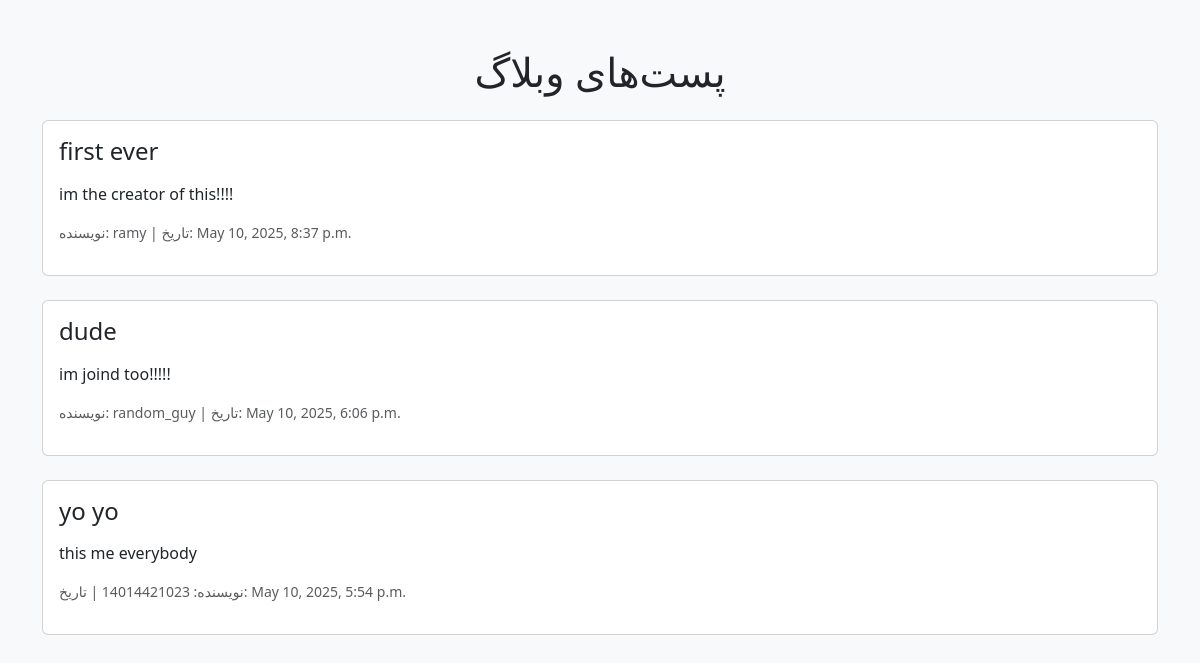
The page / on the database its author committed.
### blog/models.py (models this page shows, shortened)
class Post(models.Model):
    title = models.CharField(max_length=200)
    body = models.TextField()
    created_at = models.DateTimeField(auto_now_add=True)
    author = models.ForeignKey(User, on_delete=models.CASCADE)  # نویسنده پست

### blog/views.py (the view)
# urls.py: path('', views.post_list, name='post_list'),
def post_list(request):
    posts = Post.objects.all().order_by('-created_at')
    return render(request, 'blog/post_list.html', {'posts': posts})

### blog/templates/blog/post_list.html (shortened to what this page needs)
<!DOCTYPE html>
<html lang="fa">
<head>
    <link href="https://cdn.jsdelivr.net/npm/bootstrap@5.3.3/dist/css/bootstrap.min.css" rel="stylesheet">
</head>
<body class="bg-light">
<div class="container mt-5">
    <h1 class="mb-4 text-center">پست‌های وبلاگ</h1>
    {% for post in posts %}
        <div class="card mb-4">
            <div class="card-body">
                <h4 class="card-title">{{ post.title }}</h4>
                <p class="card-text">{{ post.body|linebreaks }}</p>
                <p class="text-muted small">نویسنده: {{ post.author.username }} | تاریخ: {{ post.created_at }}</p>
            </div>
        </div>
    {% empty %}
        <div class="alert alert-warning text-center">پستی وجود ندارد.</div>
    {% endfor %}
</div>
</body>
</html>

### rows shown on the page
Post: title "first ever", body "im the creator of this!!!!", author.username "ramy", created_at "May 10, 2025, 8:37 p.m."
Post: title "dude", body "im joind too!!!!!", author.username "random_guy", created_at "May 10, 2025, 6:06 p.m."
Post: title "yo yo", body "this me everybody", created_at "May 10, 2025, 5:54 p.m."
